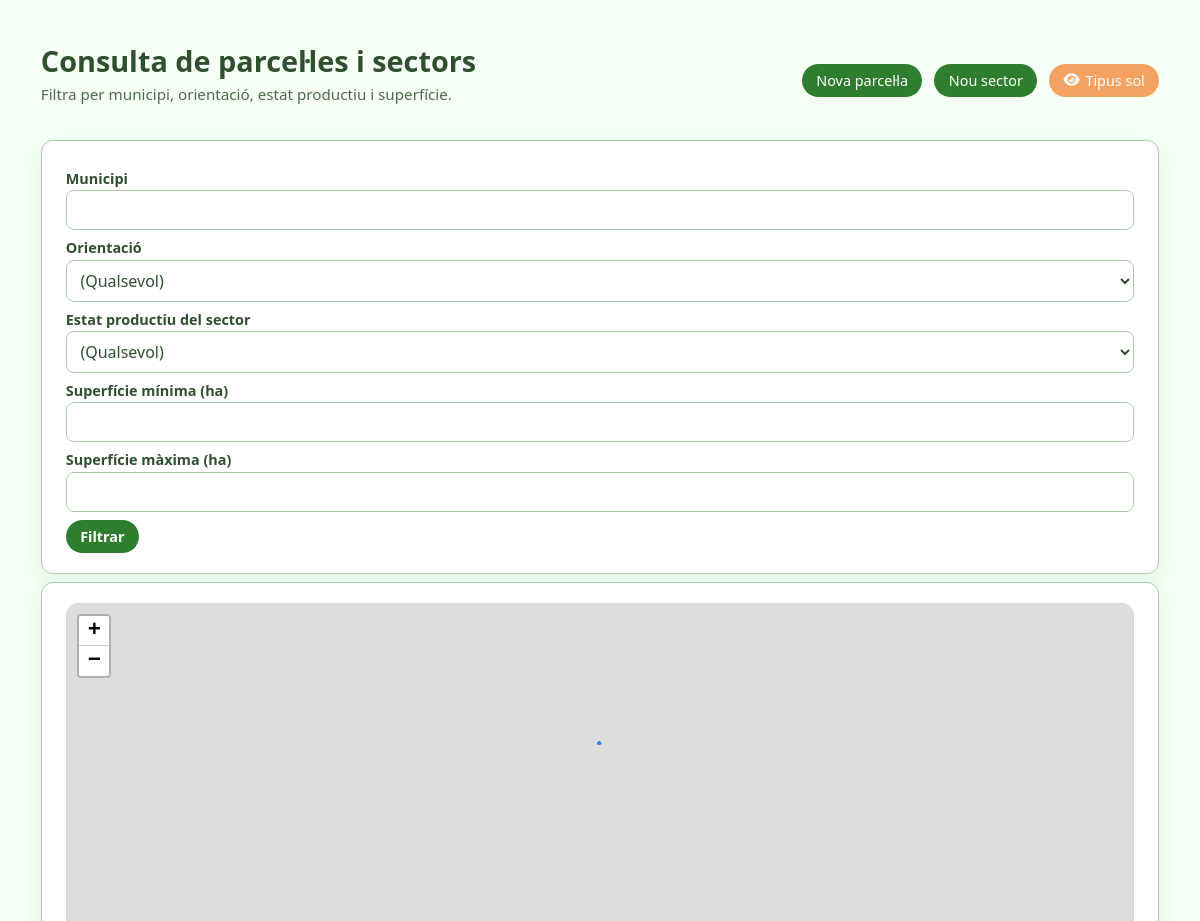
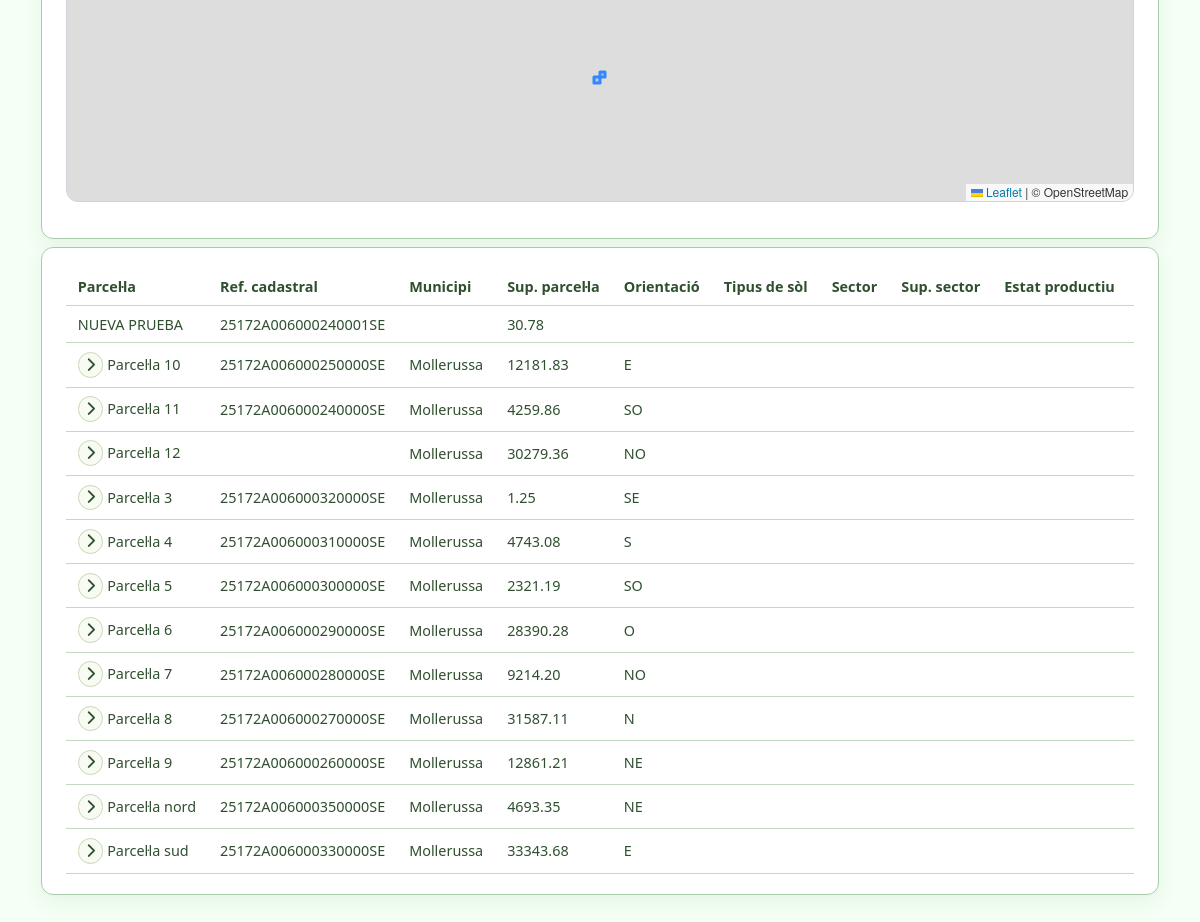
Page /PHP/consulta_parcela_sector.php on the committed database (2 pictures, top to bottom).
### tables this page shows
CREATE TABLE `parcela` (
  `id_parcela` int(11) NOT NULL AUTO_INCREMENT,
  `ref_cadastral` varchar(50) NOT NULL,
  `nom` varchar(100) DEFAULT NULL,
  `superficie` decimal(10,2) DEFAULT NULL,
  `descripcio` text DEFAULT NULL,
  `municipi` varchar(100) DEFAULT NULL,
  `geometria` geometry NOT NULL,
  `geometria_kml` longtext NOT NULL,
  `foto_url` varchar(255) DEFAULT NULL,
  `edafo` text DEFAULT NULL,
  `documentacio` text DEFAULT NULL,
  `created_at` timestamp NULL DEFAULT current_timestamp(),
  `pendent` decimal(5,2) DEFAULT NULL COMMENT 'Percentatge de pendent',
  `orientacio` enum('N','S','E','O','NE','NO','SE','SO') DEFAULT NULL COMMENT 'Orientació dominant',
  PRIMARY KEY (`id_parcela`),
  UNIQUE KEY `ref_cadastral` (`ref_cadastral`),
  SPATIAL KEY `geometria` (`geometria`)
);

### PHP/consulta_parcela_sector.php (the view, shortened to what this page needs)
<?php
$servername = "localhost";
$username   = "root";
$password   = "";
$dbname     = "web";
$conn = new mysqli($servername, $username, $password, $dbname);
$municipi        = $_GET['municipi']        ?? '';
$superficie_min  = $_GET['superficie_min']  ?? '';
$superficie_max  = $_GET['superficie_max']  ?? '';
$sql = "
SELECT
    p.id_parcela,
    p.ref_cadastral,
    p.nom        AS nom_parcela,
    p.municipi,
    p.superficie AS sup_parcela,
    p.orientacio,
    ps.tipus_sol,
    s.id_sector,
    s.nom        AS nom_sector,
    s.superficie AS sup_sector,
    s.estat_productiu,
    ST_AsGeoJSON(p.geometria) AS parcela_geojson,
    ST_AsGeoJSON(s.geometria) AS sector_geojson
FROM parcela p
LEFT JOIN (
    SELECT ps.id_parcela, GROUP_CONCAT(DISTINCT so.tipus ORDER BY so.tipus SEPARATOR ', ') AS tipus_sol
    FROM parcela_sol ps
    JOIN sol so ON so.id_sol = ps.id_sol
    GROUP BY ps.id_parcela
) ps ON ps.id_parcela = p.id_parcela
LEFT JOIN sector_parcela sp ON sp.id_parcela = p.id_parcela
LEFT JOIN sector s          ON s.id_sector   = sp.id_sector
";
$sql .= " ORDER BY p.municipi, p.nom, s.nom";
$result = $conn->query($sql);
$parceles = [];
if ($result) {
    while ($row = $result->fetch_assoc()) {
        $pid = $row['id_parcela'];
        if (!isset($parceles[$pid])) {
            $parceles[$pid] = [
                'id_parcela' => $pid,
                'ref_cadastral' => $row['ref_cadastral'] ?? '',
                'nom_parcela' => $row['nom_parcela'] ?? '',
                'municipi' => $row['municipi'] ?? '',
                'sup_parcela' => $row['sup_parcela'] ?? '',
                'orientacio' => $row['orientacio'] ?? '',
                'tipus_sol' => $row['tipus_sol'] ?? '',
                'sectors' => []
            ];
        }
        $sid = $row['id_sector'];
        if (!empty($sid)) {
            $parceles[$pid]['sectors'][] = [
                'id_sector' => $sid,
                'nom_sector' => $row['nom_sector'] ?? '',
                'sup_sector' => $row['sup_sector'] ?? '',
                'estat_productiu' => $row['estat_productiu'] ?? ''
            ];
        }
    }
}
?>
<!DOCTYPE html>
<html lang="ca">
<head>
    <link rel="stylesheet" href="../HTML/styles.css">
    <link rel="stylesheet" href="https://cdnjs.cloudflare.com/ajax/libs/font-awesome/6.5.1/css/all.min.css">
<link rel="stylesheet" href="https://unpkg.com/leaflet@1.9.4/dist/leaflet.css" />
    </head>
<body>
<div class="page">
<div class="page-header">
  <div class="panel-header">
    <div>
      <h1>Consulta de parcel·les i sectors</h1>
      <p class="page-subtitle">Filtra per municipi, orientació, estat productiu i superfície.</p>
    </div>
    <div class="page-header-actions">
      <a class="btn btn-primary" href="../HTML/parcela_nou.php">Nova parcel·la</a>
      <a class="btn btn-primary" href="../HTML/sector_nou.php">Nou sector</a>
      <a class="btn btn-primary" href="consulta_sol.php" style="background:#f4a261;">
        <i class="fa-solid fa-eye" aria-hidden="true"></i>
        Tipus sol
      </a>
    </div>
  </div>
</div>
<div class="panel">
<form method="get" class="form-grid-2">
    <label>Municipi</label>
    <input type="text" name="municipi" value="<?php echo htmlspecialchars($municipi); ?>">
    <label>Orientació</label>
    <select name="orientacio">
        <option value="">(Qualsevol)</option>
    </select>
    <label>Estat productiu del sector</label>
    <select name="estat_productiu">
        <option value="">(Qualsevol)</option>
    </select>
    <label>Superfície mínima (ha)</label>
    <input type="number" step="0.01" name="superficie_min" value="<?php echo htmlspecialchars($superficie_min); ?>">
    <label>Superfície màxima (ha)</label>
    <input type="number" step="0.01" name="superficie_max" value="<?php echo htmlspecialchars($superficie_max); ?>">
    <button type="submit" class="btn btn-primary mt-2">Filtrar</button>
</form>
</div>
<div class="panel mt-2">
  <div id="map"></div>
</div>
<div class="panel mt-2">
<?php
if (!empty($parceles)): ?>
    <div class="table-scroll">
    <table id="resultTable" class="table">
        <tr>
            <th>Parcel·la</th>
            <th>Ref. cadastral</th>
            <th>Municipi</th>
            <th>Sup. parcel·la</th>
            <th>Orientació</th>
            <th>Tipus de sòl</th>
            <th>Sector</th>
            <th>Sup. sector</th>
            <th>Estat productiu</th>
            <th>Accions</th>
        </tr>
        <?php
        foreach ($parceles as $parcela):
            $pid = $parcela['id_parcela'];
            $hasSectors = !empty($parcela['sectors']);
        ?>
        <tr class="clickable parcela-row" data-parcela-id="<?php echo htmlspecialchars($pid); ?>">
            <td>
              <?php if ($hasSectors): ?>
                <button type="button" class="toggle-btn" aria-expanded="false" aria-label="Mostrar sectors" data-toggle="<?php echo htmlspecialchars($pid); ?>">
                  <i class="fa-solid fa-chevron-right" aria-hidden="true"></i>
                </button>
              <?php endif; ?>
              <?php echo htmlspecialchars($parcela['nom_parcela'] ?? ''); ?>
            </td>
            <td><?php echo htmlspecialchars($parcela['ref_cadastral'] ?? ''); ?></td>
            <td><?php echo htmlspecialchars($parcela['municipi'] ?? ''); ?></td>
            <td><?php echo htmlspecialchars($parcela['sup_parcela'] ?? ''); ?></td>
            <td><?php echo htmlspecialchars($parcela['orientacio'] ?? ''); ?></td>
            <td><?php echo htmlspecialchars($parcela['tipus_sol'] ?? ''); ?></td>
            <td></td>
            <td></td>
            <td></td>
            <td>
            </td>
        </tr>
        <?php endforeach; ?>
    </table>
    </div>
<?php else: ?>
    <p>No hi ha resultats amb aquests filtres.</p>
<?php endif; ?>
</div>
</div>
</body>
</html>

### HTML/styles.css (style rules this page uses)
*, *::before, *::after { box-sizing: border-box; }
html, body { margin: 0; padding: 0; }
body { font-family: system-ui, -apple-system, BlinkMacSystemFont, "Segoe UI", sans-serif; background: #f0f4f0; color: #2f4f2f; }
body:not(.app-layout-body) { padding: 1.5rem; min-height: 100vh; background: #f5fff5; }
.page { max-width: 1600px; margin: 0 auto; padding: clamp(1rem, 1.4vw, 1.5rem); color: #2f4f2f; }
.page-header { margin-bottom: 1.25rem; }
.page-header h1, .page-header h2 { margin: 0; font-size: 1.8rem; color: #2f4f2f; }
.page-subtitle { margin: 0.25rem 0 1rem; color: #4c6b4c; font-size: 0.95rem; }
.panel { background: #ffffff; border-radius: 0.75rem; padding: 1.25rem 1.5rem; border: 1px solid #aacbaa; box-shadow: 0 8px 20px rgba(47, 125, 47, 0.08); }
.panel-header { display: flex; justify-content: space-between; align-items: center; margin-bottom: 0.75rem; color: #2f4f2f; }
#map { height: 520px; border-radius: 0.75rem; border: 1px solid #d1d5db; margin-bottom: 1rem; }
form { display: block; width: 100%; }
label { font-weight: 600; font-size: 0.9rem; color: #2f4f2f; display: block; margin-top: 0.5rem; margin-bottom: 0.15rem; }
input, textarea, select { width: 100%; padding: 0.5rem 0.6rem; border-radius: 0.5rem; border: 1px solid #aacbaa; font: inherit; color: inherit; background-color: #ffffff; }
.btn { display: inline-flex; align-items: center; justify-content: center; padding: 0.45rem 0.9rem; border-radius: 999px; border: none; font-size: 0.9rem; cursor: pointer; text-decoration: none; gap: 0.35rem; }
.btn-primary { background: #2f7d2f; color: #ffffff; }
button { font: inherit; }
form button { background: #2f7d2f; color: #ffffff; border: 1px solid #2f7d2f; padding: 0.6rem 0.75rem; border-radius: 0.5rem; cursor: pointer; font-weight: 600; transition: background 0.15s ease, border-color 0.15s ease; }
.table-scroll { width: 100%; max-width: 100%; overflow-x: auto; overflow-y: hidden; -webkit-overflow-scrolling: touch; }
.table { width: max-content; min-width: 100%; border-collapse: collapse; font-size: 0.9rem; color: #2f4f2f; }
.table th, .table td { padding: 0.55rem 0.75rem; border-bottom: 1px solid #c3d9c3; text-align: left; }
.table tr.clickable { cursor: pointer; }
.mt-2 { margin-top: 0.5rem; }

### PHP/consulta_parcela_sector.php (style rules this page uses)
.page-header-actions { display: flex; gap: 0.75rem; justify-content: flex-end; flex-wrap: wrap; }
.toggle-btn { display: inline-flex; align-items: center; justify-content: center; width: 1.6rem; height: 1.6rem; border-radius: 999px; border: 1px solid #c7d7b6; background: #f7fbf2; color: #2f4f2f; cursor: pointer; }

### rows in the picture
parcela: nom "NUEVA PRUEBA", ref_cadastral "25172A006000240001SE", superficie "30.78"
parcela: nom "Parcel·la 10", ref_cadastral "25172A006000250000SE", municipi "Mollerussa", superficie "12181.83", orientacio "E"
parcela: nom "Parcel·la 11", ref_cadastral "25172A006000240000SE", municipi "Mollerussa", superficie "4259.86", orientacio "SO"
parcela: nom "Parcel·la 12", municipi "Mollerussa", superficie "30279.36", orientacio "NO"
parcela: nom "Parcel·la 3", ref_cadastral "25172A006000320000SE", municipi "Mollerussa", superficie "1.25", orientacio "SE"
parcela: nom "Parcel·la 4", ref_cadastral "25172A006000310000SE", municipi "Mollerussa", superficie "4743.08", orientacio "S"
parcela: nom "Parcel·la 5", ref_cadastral "25172A006000300000SE", municipi "Mollerussa", superficie "2321.19", orientacio "SO"
parcela: nom "Parcel·la 6", ref_cadastral "25172A006000290000SE", municipi "Mollerussa", superficie "28390.28", orientacio "O"
parcela: nom "Parcel·la 7", ref_cadastral "25172A006000280000SE", municipi "Mollerussa", superficie "9214.20", orientacio "NO"
parcela: nom "Parcel·la 8", ref_cadastral "25172A006000270000SE", municipi "Mollerussa", superficie "31587.11", orientacio "N"
parcela: nom "Parcel·la 9", ref_cadastral "25172A006000260000SE", municipi "Mollerussa", superficie "12861.21", orientacio "NE"
parcela: nom "Parcel·la nord", ref_cadastral "25172A006000350000SE", municipi "Mollerussa", superficie "4693.35", orientacio "NE"
parcela: nom "Parcel·la sud", ref_cadastral "25172A006000330000SE", municipi "Mollerussa", superficie "33343.68", orientacio "E"
